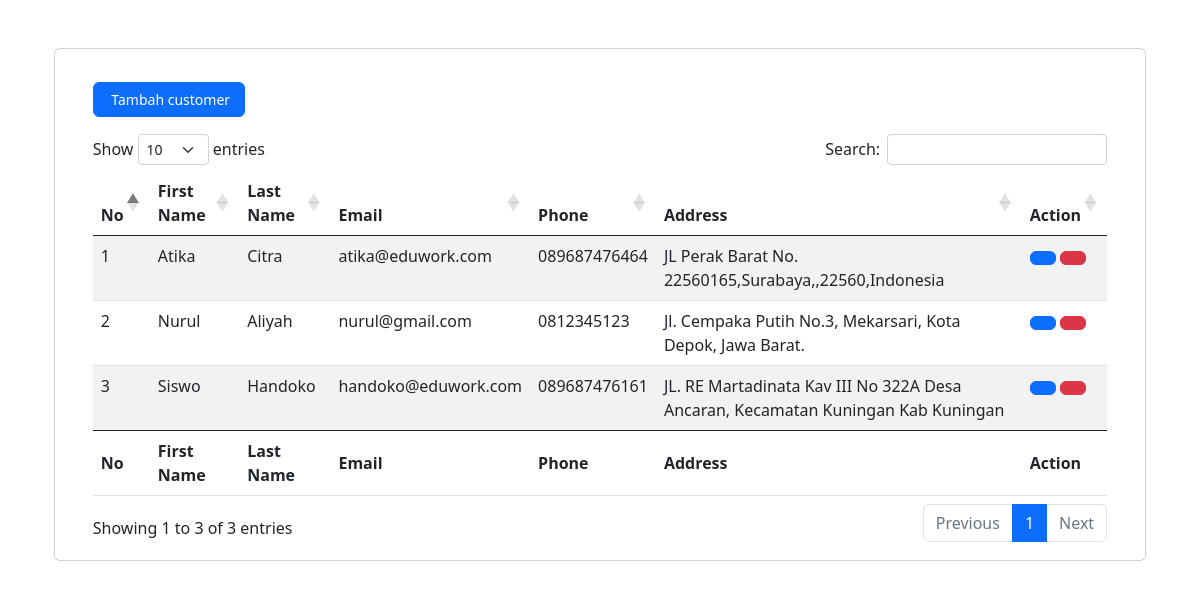
The page / on the database its author committed.
### tables this page shows
CREATE TABLE `customer` (
  `id` int(11) NOT NULL,
  `first_name` varchar(50) NOT NULL,
  `last_name` varchar(50) NOT NULL,
  `email` varchar(100) NOT NULL,
  `phone` varchar(20) DEFAULT NULL,
  `address` varchar(200) DEFAULT NULL,
  `created_at` timestamp NOT NULL DEFAULT current_timestamp()
);

### index.php (the view, shortened to what this page needs)
<?php
include "config.php";
$query = mysqli_query($conn, "SELECT * FROM customer ORDER BY id DESC");
?>
<!DOCTYPE html>
<html lang="en">
<head>
    <link href="https://cdn.jsdelivr.net/npm/bootstrap@5.0.2/dist/css/bootstrap.min.css" rel="stylesheet">
    <link rel="stylesheet" href="https://cdnjs.cloudflare.com/ajax/libs/twitter-bootstrap/5.2.0/css/bootstrap.min.css">
    <link rel="stylesheet" href="https://cdn.datatables.net/1.13.4/css/dataTables.bootstrap5.min.css">
    <link href="//netdna.bootstrapcdn.com/font-awesome/3.2.1/css/font-awesome.css" rel="stylesheet">
</head>
<body>
    <div class="container pt-5">
        <div class="container-fluid">
            <div class="card" style="padding-left: 2%;padding-right: 2%;">
                <div class="card-body">
                    <a class="btn btn-primary" href="form_customer.php" role="button" style="width: 15%;margin-top: 17px;margin-bottom: 17px;font-size:14px"><i class="icon-plus"></i>&nbsp;Tambah customer</a>
                    <table id="tableData" class="table table-striped display compact" style="width:100%">
                        <thead>
                            <tr>
                                <th>No</th>
                                <th>First Name</th>
                                <th>Last Name</th>
                                <th>Email</th>
                                <th>Phone</th>
                                <th>Address</th>
                                <th>Action</th>
                            </tr>
                        </thead>
                        <tbody>
                            <?php if (mysqli_num_rows($query) > 0) { ?>
                                <?php
                                $no = 1;
                                while ($data_customer = mysqli_fetch_array($query)) {
                                ?>
                                    <tr>
                                        <td><?php echo $no ?></td>
                                        <td><?php echo $data_customer["first_name"] ?></td>
                                        <td><?php echo $data_customer["last_name"] ?></td>
                                        <td><?php echo $data_customer["email"] ?></td>
                                        <td><?php echo $data_customer["phone"] ?></td>
                                        <td><?php echo $data_customer["address"] ?></td>
                                        <td>
                                            <a href="update_customer.php?id=<?php echo $data_customer["id"] ?>" class="btn btn-primary" role="button"><i class="icon-pencil"></i></a>
                                            <a href="proses_delete.php?id=<?php echo $data_customer["id"] ?>" class="btn btn-danger" role="button"><i class="icon-trash"></i></a>
                                        </td>
                                    </tr>
                                <?php $no++;
                                } ?>
                            <?php } ?>
                        </tbody>
                        <tfoot>
                            <tr>
                                <th>No</th>
                                <th>First Name</th>
                                <th>Last Name</th>
                                <th>Email</th>
                                <th>Phone</th>
                                <th>Address</th>
                                <th>Action</th>
                            </tr>
                        </tfoot>
                    </table>
                </div>
            </div>
        </div>
    </div>
</body>
</html>

### rows shown on the page
customer: first_name "Atika", last_name "Citra", email "atika@eduwork.com", phone "089687476464", address "JL Perak Barat No. 22560165,Surabaya,,22560,Indonesia"
customer: first_name "Nurul", last_name "Aliyah", email "nurul@gmail.com", phone "0812345123", address "Jl. Cempaka Putih No.3, Mekarsari, Kota Depok, Jawa Barat."
customer: first_name "Siswo", last_name "Handoko", email "handoko@eduwork.com", phone "089687476161", address "JL. RE Martadinata Kav III No 322A Desa Ancaran, Kecamatan Kuningan Kab Kuningan"
